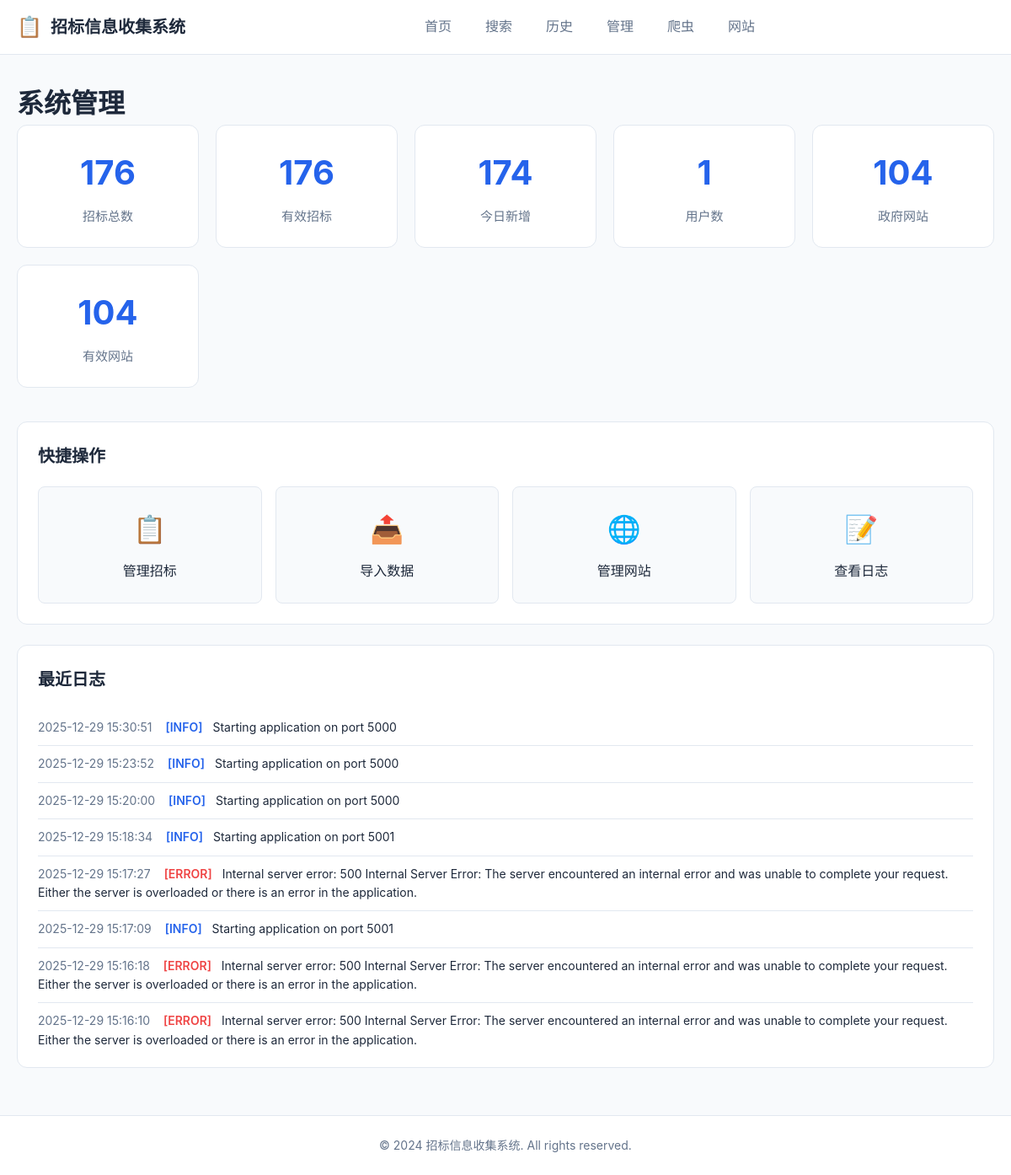
The app's page /admin/ with its own data.
### app/models.py (models this page shows)
class SystemLog(db.Model):
    id = db.Column(db.Integer, primary_key=True)
    level = db.Column(db.String(20), nullable=False)
    module = db.Column(db.String(50), nullable=True)
    message = db.Column(db.Text, nullable=False)
    traceback = db.Column(db.Text, nullable=True)
    user_id = db.Column(db.Integer, db.ForeignKey('user.id'), nullable=True)
    created_at = db.Column(db.DateTime, default=datetime.utcnow, index=True)

### app/routes/admin.py (the view)
@bp.route('/')
def admin_index():
    total_tenders = Tender.query.count()
    active_tenders = Tender.query.filter_by(status='active').count()
    today_tenders = Tender.query.filter(
        Tender.publish_date >= datetime.now().date()
    ).count()
    total_users = 1
    total_websites = GovernmentWebsite.query.count()
    active_websites = GovernmentWebsite.query.filter_by(status='active').count()
    recent_logs = SystemLog.query\
        .order_by(SystemLog.created_at.desc())\
        .limit(10).all()
    return render_template('admin/index.html',
                         total_tenders=total_tenders,
                         active_tenders=active_tenders,
                         today_tenders=today_tenders,
                         total_users=total_users,
                         total_websites=total_websites,
                         active_websites=active_websites,
                         recent_logs=recent_logs)

### app/templates/admin/index.html
{% extends "base.html" %}
{% block content %}
<div class="admin-page">
    <h1>系统管理</h1>
    <div class="stats-grid">
        <div class="stat-card">
            <div class="stat-value">{{ total_tenders }}</div>
            <div class="stat-label">招标总数</div>
        </div>
        <div class="stat-card">
            <div class="stat-value">{{ active_tenders }}</div>
            <div class="stat-label">有效招标</div>
        </div>
        <div class="stat-card">
            <div class="stat-value">{{ today_tenders }}</div>
            <div class="stat-label">今日新增</div>
        </div>
        <div class="stat-card">
            <div class="stat-value">{{ total_users }}</div>
            <div class="stat-label">用户数</div>
        </div>
        <div class="stat-card stat-highlight">
            <div class="stat-value">{{ total_websites }}</div>
            <div class="stat-label">政府网站</div>
        </div>
        <div class="stat-card stat-highlight">
            <div class="stat-value">{{ active_websites }}</div>
            <div class="stat-label">有效网站</div>
        </div>
    </div>
    <div class="admin-section">
        <h2>快捷操作</h2>
        <div class="action-grid">
            <a href="{{ url_for('admin.manage_tenders') }}" class="action-card">
                <span class="action-icon">📋</span>
                <span class="action-text">管理招标</span>
            </a>
            <a href="{{ url_for('admin.upload') }}" class="action-card">
                <span class="action-icon">📤</span>
                <span class="action-text">导入数据</span>
            </a>
            <a href="{{ url_for('admin.manage_websites') }}" class="action-card">
                <span class="action-icon">🌐</span>
                <span class="action-text">管理网站</span>
            </a>
            <a href="{{ url_for('admin.logs') }}" class="action-card">
                <span class="action-icon">📝</span>
                <span class="action-text">查看日志</span>
            </a>
        </div>
    </div>
    <div class="admin-section">
        <h2>最近日志</h2>
        <div class="log-list">
            {% for log in recent_logs %}
            <div class="log-item log-{{ log.level|lower }}">
                <span class="log-time">{{ log.created_at.strftime('%Y-%m-%d %H:%M:%S') }}</span>
                <span class="log-level">[{{ log.level }}]</span>
                <span class="log-message">{{ log.message }}</span>
            </div>
            {% endfor %}
        </div>
    </div>
</div>
{% endblock %}

### app/static/css/style.css (style rules this page uses)
:root { --primary-color: #2563eb; --primary-hover: #1d4ed8; --secondary-color: #64748b; --success-color: #22c55e; --warning-color: #f59e0b; --danger-color: #ef4444; --bg-color: #f8fafc; --card-bg: #ffffff; --text-primary: #1e293b; --text-secondary: #64748b; --border-color: #e2e8f0; --shadow: 0 1px 3px rgba(0,0,0,0.1); --shadow-lg: 0 4px 6px rgba(0,0,0,0.1); --radius: 8px; --radius-lg: 12px; }
* { margin: 0; padding: 0; box-sizing: border-box; }
body { font-family: -apple-system, BlinkMacSystemFont, 'Segoe UI', Roboto, 'Helvetica Neue', Arial, sans-serif; background-color: var(--bg-color); color: var(--text-primary); line-height: 1.6; min-height: 100vh; display: flex; flex-direction: column; }
.admin-page { max-width: 1200px; margin: 0 auto; }
.stats-grid { display: grid; grid-template-columns: repeat(auto-fit, minmax(180px, 1fr)); gap: 20px; margin-bottom: 40px; }
.stat-card { background: var(--card-bg); border: 1px solid var(--border-color); border-radius: var(--radius-lg); padding: 24px; text-align: center; }
.stat-value { font-size: 2.5rem; font-weight: 700; color: var(--primary-color); margin-bottom: 8px; }
.stat-label { color: var(--text-secondary); font-size: 0.9375rem; }
.admin-section { background: var(--card-bg); border: 1px solid var(--border-color); border-radius: var(--radius-lg); padding: 24px; margin-bottom: 24px; }
.admin-section h2 { margin-bottom: 20px; font-size: 1.25rem; }
.action-grid { display: grid; grid-template-columns: repeat(auto-fit, minmax(160px, 1fr)); gap: 16px; }
.action-card { display: flex; flex-direction: column; align-items: center; gap: 12px; padding: 24px; background: var(--bg-color); border: 1px solid var(--border-color); border-radius: var(--radius); text-decoration: none; color: var(--text-primary); transition: all 0.2s; }
.action-icon { font-size: 2rem; }
.action-text { font-weight: 500; }
.log-list { max-height: 400px; overflow-y: auto; }
.log-item { padding: 10px 0; border-bottom: 1px solid var(--border-color); font-size: 0.875rem; }
.log-time { color: var(--text-secondary); margin-right: 12px; }
.log-level { font-weight: 600; margin-right: 8px; }
.log-info .log-level { color: #2563eb; }
.log-error .log-level { color: #ef4444; }
.log-message { color: var(--text-primary); }
.log-message { word-break: break-word; }

### records on screen
SystemLog: created_at "2025-12-29 15:30:51", level "INFO", message "Starting application on port 5000"
SystemLog: created_at "2025-12-29 15:23:52", level "INFO", message "Starting application on port 5000"
SystemLog: created_at "2025-12-29 15:20:00", level "INFO", message "Starting application on port 5000"
SystemLog: created_at "2025-12-29 15:18:34", level "INFO", message "Starting application on port 5001"
SystemLog: created_at "2025-12-29 15:17:27", level "ERROR", message "Internal server error: 500 Internal Server Error: The server encountered an internal error and was unable to complete your request. Either the server is overloaded or there is an error in the application."
SystemLog: created_at "2025-12-29 15:17:09", level "INFO", message "Starting application on port 5001"
SystemLog: created_at "2025-12-29 15:16:18", level "ERROR", message "Internal server error: 500 Internal Server Error: The server encountered an internal error and was unable to complete your request. Either the server is overloaded or there is an error in the application."
SystemLog: created_at "2025-12-29 15:16:10", level "ERROR", message "Internal server error: 500 Internal Server Error: The server encountered an internal error and was unable to complete your request. Either the server is overloaded or there is an error in the application."

### other values on screen
{{ total_tenders }} "176"
{{ active_tenders }} "176"
{{ today_tenders }} "174"
{{ total_users }} "1"
{{ total_websites }} "104"
{{ active_websites }} "104"
